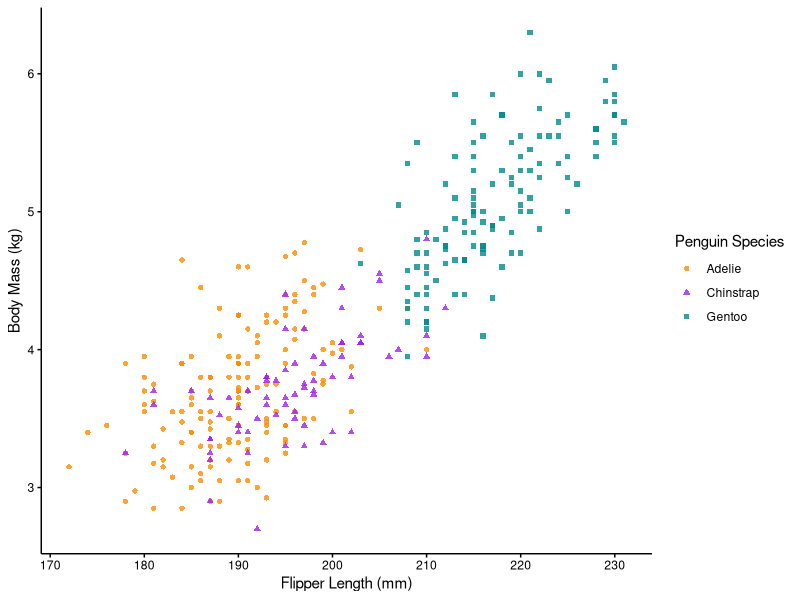

This chart was generated by the following R code:
## ---- chunk 1
#| include: false

library(ggplot2)
theme_light <- function() {
  theme_minimal(base_size = 11) %+%
  theme(
    panel.border = element_blank(),
    panel.grid.major.y = element_blank(),
    panel.grid.minor.y = element_blank(),
    panel.grid.major.x = element_blank(),
    panel.grid.minor.x = element_blank(),
    text = element_text(colour = "black"),
    axis.text = element_text(colour = "black"),
    rect = element_rect(colour = "white", fill = "black"),
    plot.background = element_rect(fill = "white", colour = NA),
    axis.line = element_line(colour = "black"),
    axis.ticks = element_line(colour = "black")
  )
}

theme_dark <- function() {
  theme_minimal(base_size = 11) %+%
  theme(
    panel.border = element_blank(),
    panel.grid.major.y = element_blank(),
    panel.grid.minor.y = element_blank(),
    panel.grid.major.x = element_blank(),
    panel.grid.minor.x = element_blank(),
    text = element_text(colour = "white"),
    axis.text = element_text(colour = "white"),
    rect = element_rect(colour = "#272b30", fill = "#272b30"),
    plot.background = element_rect(fill = "#272b30", colour = NA),
    axis.line = element_line(colour = "white"),
    axis.ticks = element_line(colour = "white")
  )
}

darksvglite <- function(file, width, height) {
  on.exit(reset_theme_settings())
  theme_set(theme_dark())
  ggsave(
    filename = file,
    width = width,
    height = height,
    dev = "svg",
    bg = "transparent"
  )
}
## ---- chunk 2
#| column: screen-inset
#| fig-width: !expr 16/2
#| fig-height: !expr 9/2
#| out-width: 80%
#| dev: [svglite,darksvglite]
#| fig.ext: [.light.svg, .dark.svg]

library(ggplot2)
library(palmerpenguins)
theme_set(theme_light())
ggplot(data = penguins) +
  aes(
    x = flipper_length_mm,
    y = body_mass_g / 1e3,
    colour = species,
    shape = species
  ) +
  geom_point(alpha = 0.8, na.rm = TRUE) +
  scale_colour_manual(values = c("darkorange", "purple", "cyan4")) +
  labs(
    x = "Flipper Length (mm)",
    y = "Body Mass (kg)",
    color = "Penguin Species",
    shape = "Penguin Species"
  )
